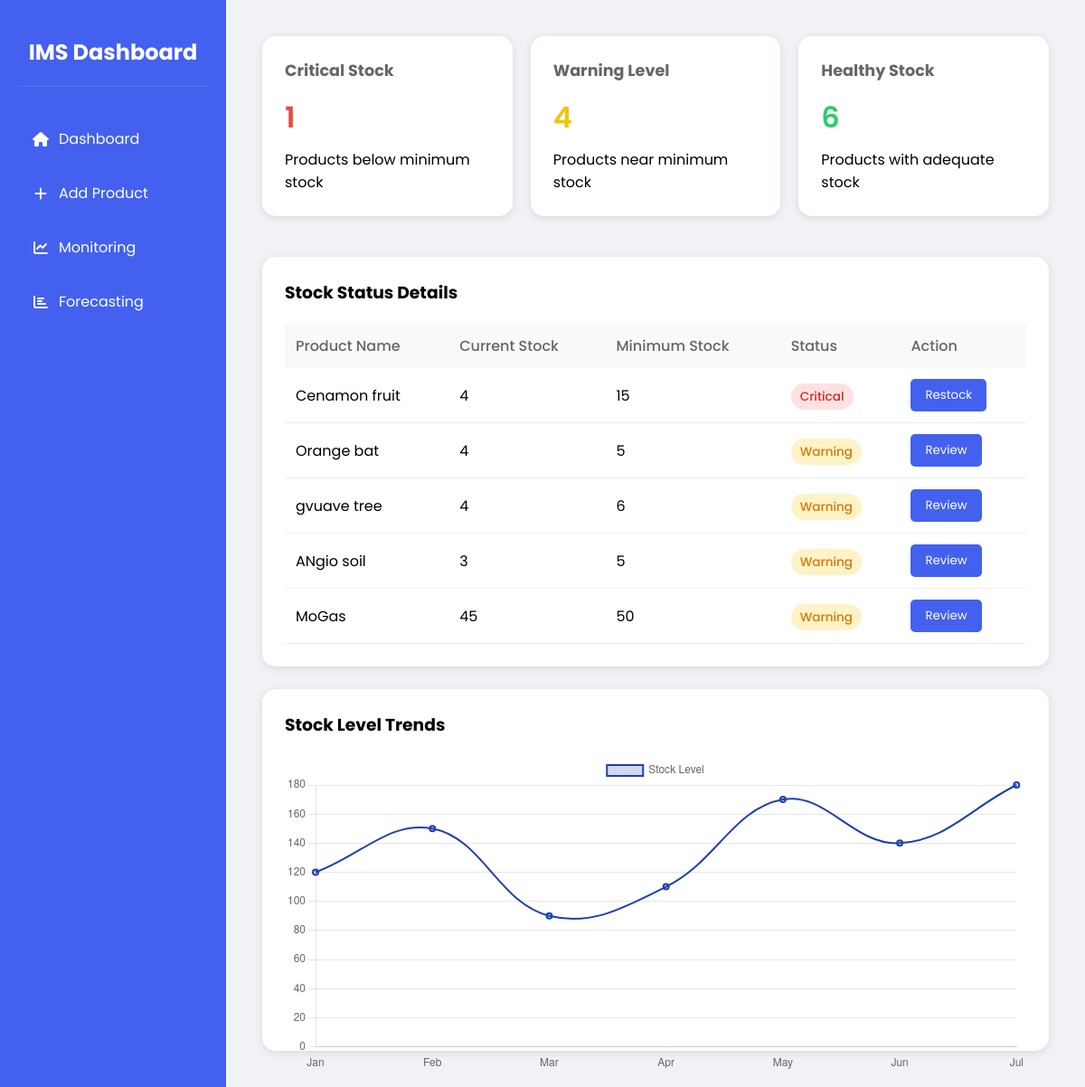
The page /monitoring (signed in) on the database its author committed.
### app/models/product.py (models this page shows, shortened)
class Product(db.Model):
    id = db.Column(db.Integer, primary_key=True)
    name = db.Column(db.String(100), nullable=False)
    description = db.Column(db.String(500))
    current_stock = db.Column(db.Integer, default=0)
    minimum_stock = db.Column(db.Integer, default=10)
    unit_price = db.Column(db.Float, nullable=False)
    created_at = db.Column(db.DateTime, default=datetime.utcnow)

### app/routes/main.py (the view)
@bp.route('/monitoring')
@login_required
def monitoring():
    alerts = StockMonitor.get_stock_alerts()
    products = Product.query.all()
    product_data = {
        product.id: {
            'name': product.name,
            'stock': product.current_stock,
            'description': product.description
        } for product in products
    }
    return render_template('monitoring.html',
                         alerts=alerts,
                         products=product_data)

### app/routes/main.py (called while the page is built)
def login_required(f):
    @wraps(f)
    def decorated_function(*args, **kwargs):
        if 'user_id' not in session:
            return redirect(url_for('main.login'))
        return f(*args, **kwargs)
    return decorated_function

### app/services/monitoring.py (called while the page is built)
    @staticmethod
    def get_stock_alerts():
        alerts = {
            'critical': [],
            'warning': [],
            'healthy': []
        }
        products = Product.query.all()
        for product in products:
            if product.current_stock <= product.minimum_stock * 0.5:
                alerts['critical'].append(product)
            elif product.current_stock <= product.minimum_stock:
                alerts['warning'].append(product)
            else:
                alerts['healthy'].append(product)
        return alerts

### app/templates/monitoring.html (shortened to what this page needs)
<!DOCTYPE html>
<html>
  <head>
    <link
      href="https://cdnjs.cloudflare.com/ajax/libs/font-awesome/6.0.0/css/all.min.css"
      rel="stylesheet"
    />
  </head>
  <body>
    <div class="sidebar">
      <div class="sidebar-header">
        <h2>IMS Dashboard</h2>
      </div>
      <div class="nav-menu">
        <a href="{{ url_for('main.dashboard') }}">
          <div class="nav-item"><i class="fas fa-home"></i> Dashboard</div>
        </a>
        <a href="{{ url_for('main.add_product') }}">
          <div class="nav-item"><i class="fas fa-plus"></i> Add Product</div>
        </a>
        <a href="{{ url_for('main.monitoring') }}">
          <div class="nav-item">
            <i class="fas fa-chart-line"></i> Monitoring
          </div>
        </a>
        <a href="{{ url_for('main.forecasting') }}">
          <div class="nav-item">
            <i class="fas fa-chart-bar"></i> Forecasting
          </div>
        </a>
      </div>
    </div>
    <div class="main-content">
      <div class="monitoring-container">
        <div class="status-overview">
          <div class="status-card critical">
            <h3>Critical Stock</h3>
            <div class="status-value">{{ alerts.critical|length }}</div>
            <p>Products below minimum stock</p>
          </div>
          <div class="status-card warning">
            <h3>Warning Level</h3>
            <div class="status-value">{{ alerts.warning|length }}</div>
            <p>Products near minimum stock</p>
          </div>
          <div class="status-card healthy">
            <h3>Healthy Stock</h3>
            <div class="status-value">{{ alerts.healthy|length }}</div>
            <p>Products with adequate stock</p>
          </div>
        </div>
        <div class="stock-table">
          <h3 style="margin-bottom: 20px">Stock Status Details</h3>
          <table>
            <thead>
              <tr>
                <th>Product Name</th>
                <th>Current Stock</th>
                <th>Minimum Stock</th>
                <th>Status</th>
                <th>Action</th>
              </tr>
            </thead>
            <tbody>
              {% for product in alerts.critical %}
              <tr>
                <td>{{ product.name }}</td>
                <td>{{ product.current_stock }}</td>
                <td>{{ product.minimum_stock }}</td>
                <td>
                  <span class="status-badge status-critical">Critical</span>
                </td>
                <td><button class="action-btn">Restock</button></td>
              </tr>
              {% endfor %} {% for product in alerts.warning %}
              <tr>
                <td>{{ product.name }}</td>
                <td>{{ product.current_stock }}</td>
                <td>{{ product.minimum_stock }}</td>
                <td>
                  <span class="status-badge status-warning">Warning</span>
                </td>
                <td>
                  <button class="action-btn review-btn" data-id="123">
                    Review
                  </button>
                </td>
              </tr>
              {% endfor %}
            </tbody>
          </table>
        </div>
        <div class="chart-container">
          <h3 style="margin-bottom: 20px">Stock Level Trends</h3>
          <canvas id="stock-trend"></canvas>
        </div>
      </div>
    </div>
    <script>
      document.addEventListener("DOMContentLoaded", function () {
        const ctx = document.getElementById("stock-trend").getContext("2d");
        const stockData = {
          labels: ["Jan", "Feb", "Mar", "Apr", "May", "Jun", "Jul"],
          datasets: [
            {
              label: "Stock Level",
              data: [120, 150, 90, 110, 170, 140, 180],
              borderColor: "#1E40AF",
              backgroundColor: "rgba(30, 64, 175, 0.2)",
              borderWidth: 2,
              tension: 0.4, // Smooth curves
            },
          ],
        };
        new Chart(ctx, {
          type: "line",
          data: stockData,
          options: {
            responsive: true,
            maintainAspectRatio: false,
            scales: {
              x: { grid: { display: false } },
              y: { beginAtZero: true },
            },
          },
        });
      });
    </script>
  </body>
</html>

### app/templates/monitoring.html (style rules this page uses)
* { margin: 0; padding: 0; box-sizing: border-box; font-family: "Poppins", sans-serif; }
:root { --primary-color: #4361ee; --secondary-color: #3f37c9; --accent-color: #4895ef; --light-bg: #f0f2f5; --danger: #e74c3c; --warning: #f1c40f; --success: #2ecc71; }
body { background-color: var(--light-bg); display: grid; grid-template-columns: 250px 1fr; min-height: 100vh; }
.sidebar { background: var(--primary-color); color: white; padding: 20px; }
.main-content { padding: 40px; }
.monitoring-container { display: grid; gap: 25px; }
.status-overview { display: grid; grid-template-columns: repeat(auto-fit, minmax(250px, 1fr)); gap: 20px; margin-bottom: 20px; }
.status-card { background: white; padding: 25px; border-radius: 15px; box-shadow: 0 2px 10px rgba(0, 0, 0, 0.1); }
.status-card h3 { color: #666; font-size: 1.1em; margin-bottom: 15px; }
.status-value { font-size: 2em; font-weight: 600; margin: 10px 0; }
.critical .status-value { color: var(--danger); }
.warning .status-value { color: var(--warning); }
.healthy .status-value { color: var(--success); }
.stock-table { background: white; padding: 25px; border-radius: 15px; box-shadow: 0 2px 10px rgba(0, 0, 0, 0.1); }
.stock-table table { width: 100%; border-collapse: collapse; }
.stock-table th { background: #f8f9fa; padding: 12px; text-align: left; font-weight: 500; color: #666; }
.stock-table td { padding: 12px; border-bottom: 1px solid #eee; }
.status-badge { padding: 5px 10px; border-radius: 15px; font-size: 0.85em; font-weight: 500; }
.status-critical { background: #fee2e2; color: #dc2626; }
.status-warning { background: #fef3c7; color: #d97706; }
.action-btn { padding: 8px 16px; border: none; border-radius: 5px; background: var(--primary-color); color: white; cursor: pointer; transition: all 0.3s; }
.chart-container { background: white; padding: 25px; border-radius: 15px; box-shadow: 0 2px 10px rgba(0, 0, 0, 0.1); height: 400px; }
.sidebar-header { padding: 20px 0; text-align: center; border-bottom: 1px solid rgba(255, 255, 255, 0.1); }
.nav-menu { margin-top: 30px; }
.nav-item { padding: 15px; margin: 5px 0; border-radius: 8px; transition: all 0.3s; display: flex; align-items: center; }
.nav-item i { margin-right: 10px; width: 20px; text-align: center; }
a { text-decoration: none; color: inherit; }

### rows shown on the page
Product: name "Cenamon fruit", current_stock "4", minimum_stock "15"
Product: name "Orange bat", current_stock "4", minimum_stock "5"
Product: name "gvuave tree", current_stock "4", minimum_stock "6"
Product: name "ANgio soil", current_stock "3", minimum_stock "5"
Product: name "MoGas", current_stock "45", minimum_stock "50"

### other values the page prints
{{ alerts.critical|length }} "1"
{{ alerts.warning|length }} "4"
{{ alerts.healthy|length }} "6"
